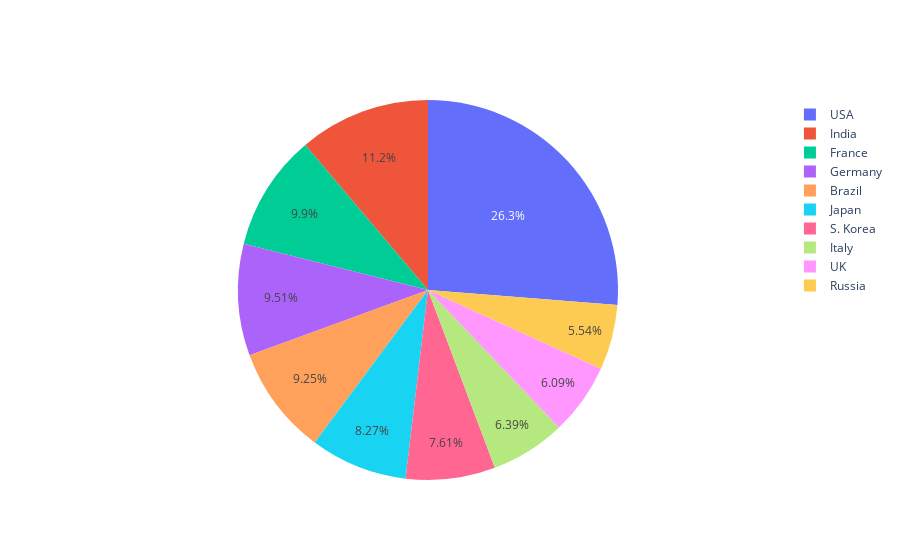

This figure's notebook cell:
### Code cell
import plotly.graph_objects as go

fig = go.Figure(data=[go.Pie(labels=x, values=y1)])
fig.show()

### Figure 1 — Plotly figure (JSON) as saved in the notebook; plotly's stock layout.template omitted (floating-point values rounded to 4 significant figures)
{"data": [{"labels": ["USA", "India", "France", "Germany", "Brazil", "Japan", "S. Korea", "Italy", "UK", "Russia"], "type": "pie", "values": [104964592, 44684917, 39586293, 38002611, 36987682, 33076693, 30429571, 25547414, 24341615, 22152402]}], "layout": {}}
